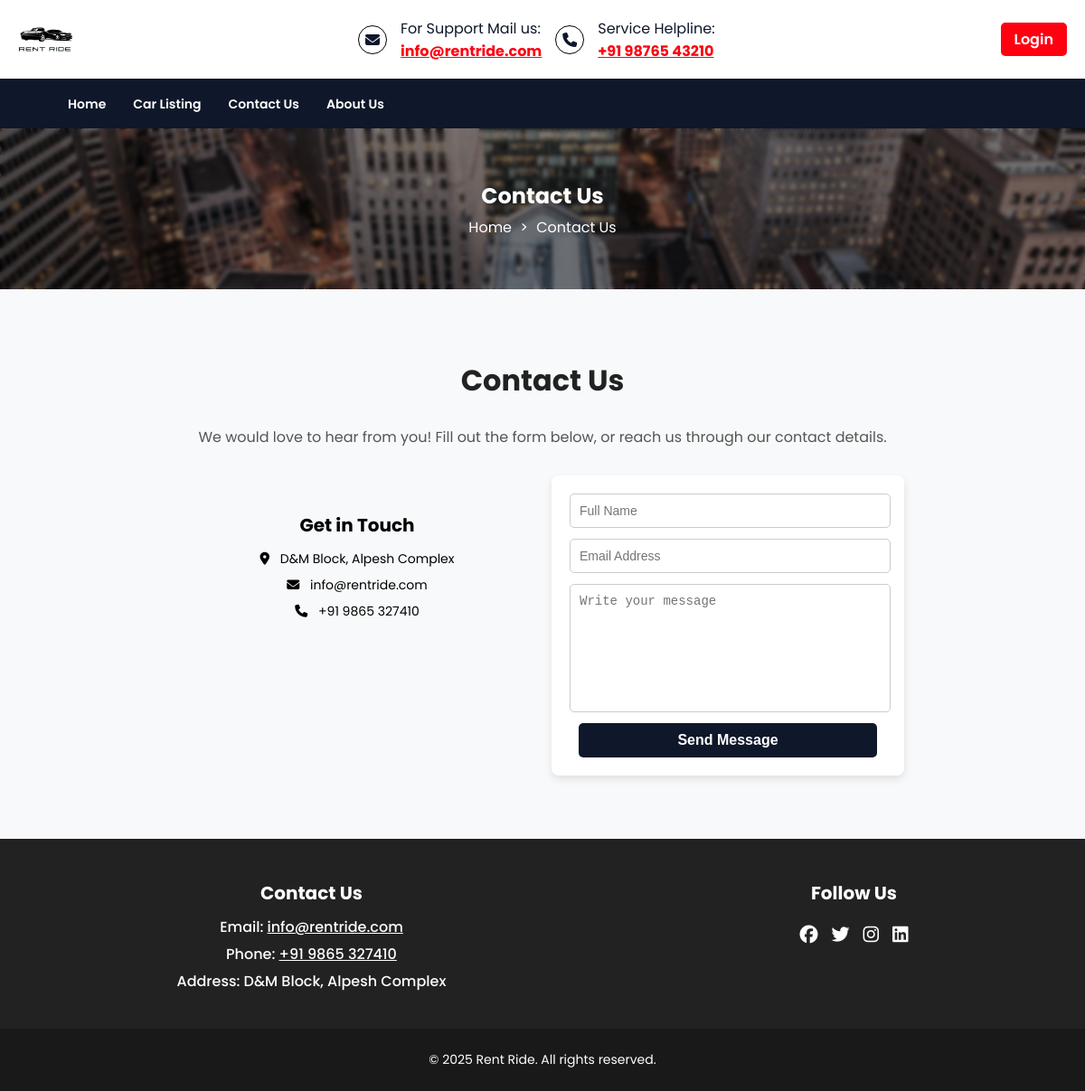
The page /contact-us.php on the database its author committed.
### tables this page shows
CREATE TABLE `contact_info` (
  `id` int(11) NOT NULL,
  `address` varchar(255) NOT NULL,
  `email` varchar(100) NOT NULL,
  `contact_number` varchar(20) NOT NULL
);

### contact-us.php (the view, shortened to what this page needs)
<?php
include 'include/config.php';
$sql = "SELECT * FROM contact_info WHERE id = 1";
$stmt = $dbh->prepare($sql);
$stmt->execute();
$contact = $stmt->fetch(PDO::FETCH_ASSOC);
?>
<!DOCTYPE html>
<html lang="en">
    <head>
        <link rel="stylesheet" href="styles.css">
        <link rel="stylesheet" href="https://cdnjs.cloudflare.com/ajax/libs/font-awesome/6.7.2/css/all.min.css" />
    </head>
    <body>
        <?php include 'include/header.php'; ?>
        <?php include 'include/navigation.php'; ?>
        <div class="cu-container">
            <div class="cu-overlay">
                <h1>Contact Us</h1>
                <nav>
                    <a href="index.php">Home</a> >
                    <a href="contact-us.php">Contact Us</a>
                </nav>
            </div>
            <img src="Image/contact-us-banner.jpg" alt="Contact-Us Background" class="cu-img">
        </div>
        <section class="contact-section">
            <div class="contact-title">
                <h2>Contact Us</h2>
                <p>We would love to hear from you! Fill out the form below, or reach us through our contact details.</p>
            </div>
            <div class="contact-wrapper">
                <div class="contact-details">
                    <h3>Get in Touch</h3>
                    <p><i class="fas fa-map-marker-alt"></i> <?php echo $contact['address']; ?></p>
                    <p><i class="fas fa-envelope"></i> <?php echo $contact['email']; ?></p>
                    <p><i class="fas fa-phone"></i> <?php echo $contact['contact_number']; ?></p>
                </div>
                <div class="contact-box">
                    <form action="contact-us.php" method="POST">
                        <input type="text" name="full_name" placeholder="Full Name" required>
                        <input type="email" name="email" placeholder="Email Address" required>
                        <textarea name="message" placeholder="Write your message" required></textarea>
                        <button type="submit">Send Message</button>
                    </form>
                </div>
            </div>
        </section>
        <?php include 'include/footer.php'; ?>
    </body>
</html>

### include/footer.php (shortened to what this page needs)
<?php
include 'include/config.php';
$sql = "SELECT * FROM contact_info WHERE id = 1";
$stmt = $dbh->prepare($sql);
$stmt->execute();
$contact = $stmt->fetch(PDO::FETCH_ASSOC);
?>
<!DOCTYPE html>
<html lang="en">
    <head>
        <link rel="stylesheet" href="styles.css">
        <link rel="stylesheet" href="https://cdnjs.cloudflare.com/ajax/libs/font-awesome/6.7.2/css/all.min.css" />
    </head>
    <body>
        <footer>
            <div class="container">
            <div class="footer-content">
                <h3>Contact Us</h3>
                <p>Email: <a href="mailto:<?php echo htmlspecialchars($contact['email'] ?? 'N/A'); ?>">
                    <?php echo htmlspecialchars($contact['email'] ?? 'N/A'); ?></a>
                </p>
                <p>Phone: <a href="tel:<?php echo htmlspecialchars($contact['contact_number'] ?? 'N/A'); ?>">
                    <?php echo htmlspecialchars($contact['contact_number'] ?? 'N/A'); ?></a>
                </p>
                <p>Address: <?php echo htmlspecialchars($contact['address'] ?? 'N/A'); ?></p>
            </div>
                <div class="footer-content">
                    <h3>Follow Us</h3>
                    <ul class="social-icons">
                        <li><a href="#"><i class="fab fa-facebook"></i></a></li>
                        <li><a href="#"><i class="fab fa-twitter"></i></a></li>
                        <li><a href="#"><i class="fab fa-instagram"></i></a></li>
                        <li><a href="#"><i class="fab fa-linkedin"></i></a></li>
                    </ul>
                </div>
            </div>
            <div class="bottom-bar">
                <p>&copy; 2025 <a href="admin/Login.php">Rent Ride</a>. All rights reserved.</p>
            </div>
        </footer>
    </body>
</html>

### styles.css (style rules this page uses)
body { font-family: 'Poppins', sans-serif; margin: 0; padding: 0; background-color: #f8f9fa; }
.cu-container { position: relative; width: 100%; height: 178px; overflow: hidden; display: flex; align-items: center; justify-content: center; text-align: center; }
.cu-img { width: 100%; height: 100%; object-fit: cover; position: absolute; top: 0; left: 0; z-index: -2; }
.cu-container::after { content: ""; position: absolute; top: 0; left: 0; width: 100%; height: 100%; background: rgba(0, 0, 0, 0.5); backdrop-filter: blur(2px); z-index: -1; }
.cu-overlay { position: relative; z-index: 1; color: #fff; }
.cu-overlay h1 { margin: 0; font-size: 24px; font-weight: bold; }
.cu-overlay nav { margin-top: 5px; }
.cu-overlay a { color: #fff; text-decoration: none; margin: 0 5px; font-size: 16px; }
button { display: inline-block; width: calc(100% - 20px); padding: 10px; background: #0F172A; color: #fff; font-weight: 700; border: none; border-radius: 5px; cursor: pointer; margin-left: 10px; margin-right: 10px; }
.contact-section { width: 80%; margin: auto; padding: 50px 0; text-align: center; }
.contact-title { margin-bottom: 30px; }
.contact-title h2 { font-size: 32px; font-weight: bold; color: #222; }
.contact-title p { font-size: 16px; color: #555; }
.contact-wrapper { display: flex; justify-content: space-between; align-items: flex-start; gap: 20px; flex-wrap: wrap; max-width: 800px; margin: 0 auto; }
.contact-box { flex: 0.7; max-width: 400px; background: #fff; padding: 20px; border-radius: 8px; box-shadow: 0px 4px 8px rgba(0, 0, 0, 0.1); }
.contact-box form { display: flex; flex-direction: column; }
.contact-box input, .contact-box textarea { width: 95%; padding: 10px; margin-bottom: 12px; border: 1px solid #ccc; border-radius: 5px; font-size: 14px; }
.contact-box textarea { height: 120px; resize: none; }
.contact-box button { background: #0F172A; color: white; border: none; padding: 10px; font-size: 16px; cursor: pointer; border-radius: 5px; }
.contact-details { flex: 0.7; padding: 20px; border-radius: 8px; }
.contact-details h3 { font-size: 20px; margin-bottom: 12px; }
.contact-details p { font-size: 14px; margin: 8px 0; }
.contact-details i { margin-right: 8px; }
footer { background: #222222; color: #fff; padding-top: 25px; margin-top: 20px; }
.container { display: flex; justify-content: space-around; max-width: 1200px; margin: auto; }
.footer-content { text-align: center; margin-bottom: 20px; }
.footer-content h3 { font-size: 20px; margin-bottom: 10px; }
.footer-content p { margin: 5px 0; font-weight: 500; }
.footer-content p a { color: #fff; }
.social-icons { display: flex; justify-content: center; gap: 15px; padding: 0; list-style: none; }
.social-icons li a { color: #fff; font-size: 20px; transition: 0.3s; }
.bottom-bar { text-align: center; padding: 10px 0px; margin-top: 15px; font-size: 14px; background-color: #191919; }
.bottom-bar p a { text-decoration: none; color: #fff; }

### rows shown on the page
contact_info: address "D&M Block, Alpesh Complex", email "info@rentride.com", contact_number "+91 9865 327410"
